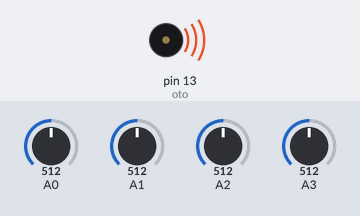
A sketch run on a simulated Arduino Mega 2560, built with avr-gcc and run on an emulated ATmega2560. Shown: buzzer (waves = sounding). The inputs (shaded band) are chosen by the test bench; at power-on: A0 = 512, A1 = 512, A2 = 512, A3 = 512.

Above: at 0.1 s.
Timing chart, 0 to 1.6 s (numbered marks = the images above):
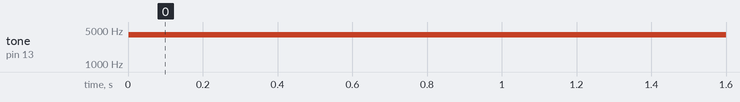

Measured:
- by itself, tone on pin 13 (oto): silent → 4000 Hz at 0.00 s

The sketch:

color_mota.ino
```cpp
const int a_pin_color[] = {0, 1, 2, 3};
int oto = 13;
void setup() {
  //Serial.begin(9600);
  Serial1.begin(19200);
  pinMode(oto, OUTPUT);
  pinMode(2, OUTPUT);
  digitalWrite(2, HIGH);

}

void loop() {

  int color_angle = get_color_angle();
  mota(color_angle);


}


void mota(int color_angle) {
  char mota[100];
  int power = 100;

  if (color_angle == 180) {
    sprintf(mota, "1R%03d2R%03d3R%03d4R%03d" , power, power, power, power); //前へ
    tone(oto, 4000, 200) ;
  } else if (color_angle == 270) {
    sprintf(mota, "1F%03d2R%03d3F%03d4R%03d", power, power, power, power); //左へ
    tone(oto, 4000, 200) ;
  } else if (color_angle == 360) {
    sprintf(mota, "1F%03d2F%03d3F%03d4F%03d", power, power, power, power); //後ろへ
    tone(oto, 4000, 200) ;
  } else if (color_angle == 90) {
    sprintf(mota, "1R%03d2F%03d3R%03d4F%03d", power, power, power, power); //右へ
    tone(oto, 4000, 200) ;
  } else {
    sprintf(mota, ""); //右へ
  }

  Serial1.println(mota);


}


int get_color_angle() {

  int color_answer[3];
  int color_angle;

  color_answer[0] = analogRead(a_pin_color[0]);
  color_answer[1] = analogRead(a_pin_color[1]);
  color_answer[2] = analogRead(a_pin_color[2]);
  color_answer[3] = analogRead(a_pin_color[3]);


  if (color_answer[0] > 50) {
    color_angle = 360;
  } else if (color_answer[1] > 8) {
    color_angle = 90;
  } else if (color_answer[2] > 50) {
    color_angle = 180;
  } else if (color_answer[3] > 200) {
    color_angle = 270;
  } else {
    color_angle = 0;
  }

  Serial.print("color_1:");
  Serial.print(color_answer[0]);
  Serial.print("  color_2:");
  Serial.print(color_answer[1]);
  Serial.print("  color_3:");
  Serial.print(color_answer[2]);
  Serial.print("  color_4:");
  Serial.print(color_answer[3]);

  Serial.print("   color_answer:");
  Serial.println(color_angle);

  return color_angle;
}
```
